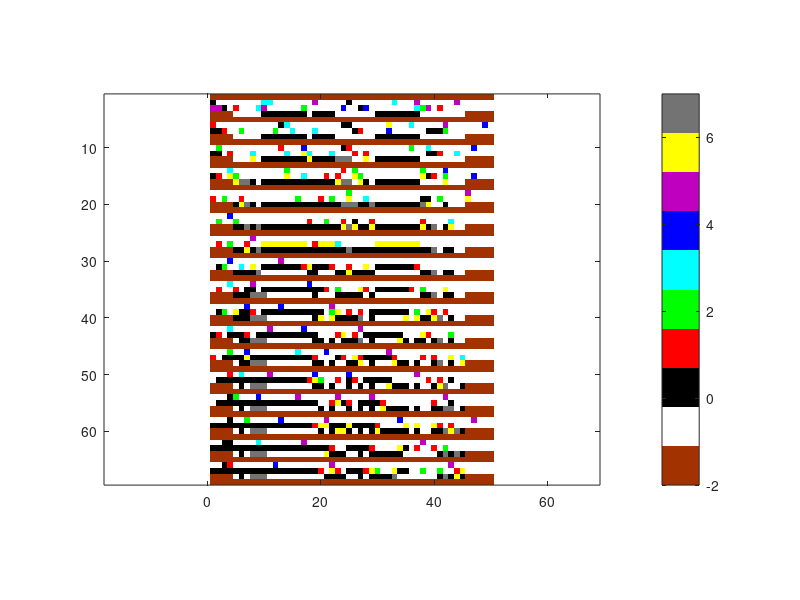
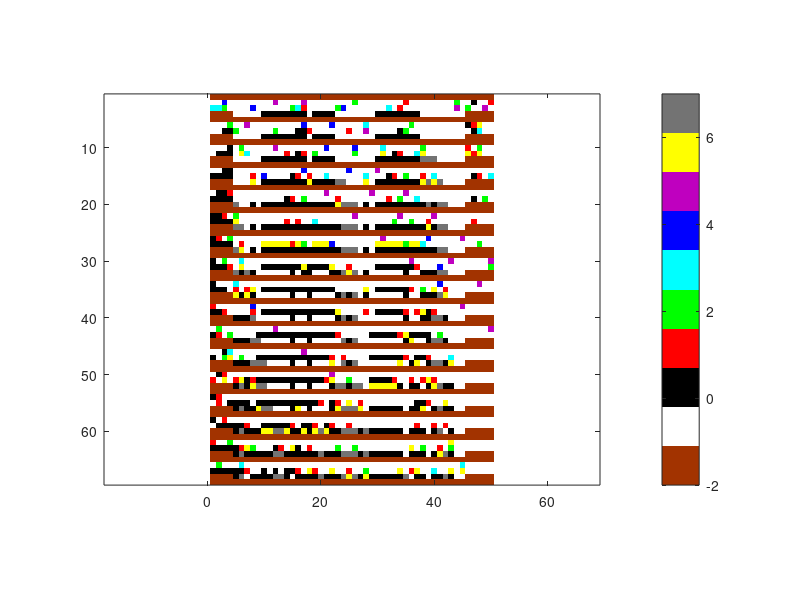
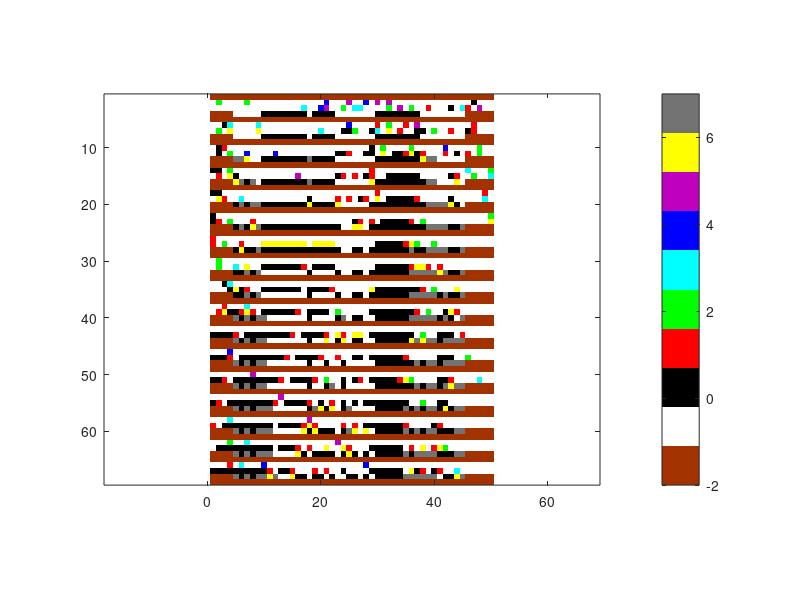
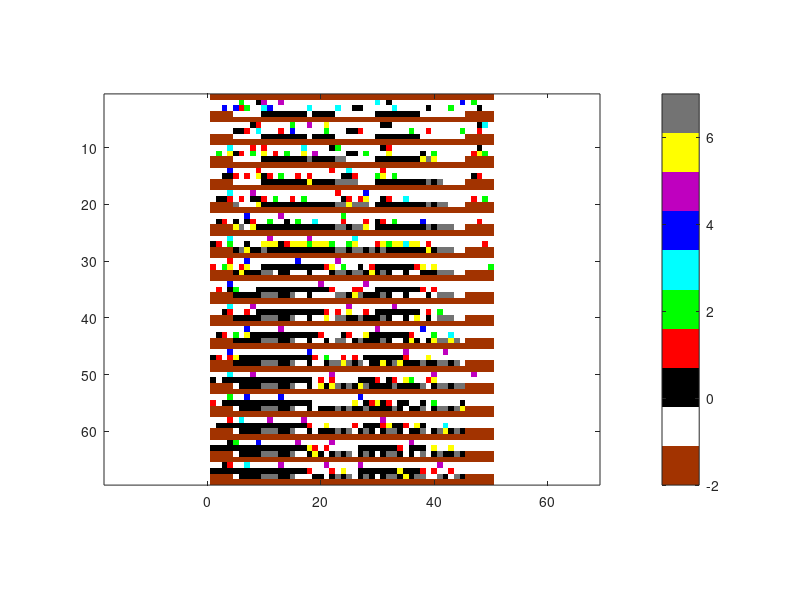

These figures' MATLAB source, in order:
clear;
clc;
X = importdata('test_data.txt');
mymap = [0.6350 0.2 0 %-2
     1 1 1 %-1
     0 0 0 %0
     1 0 0 %1                                                                                                                                                                                                                                                                                                                                                                                                                                                                                                                                                                                                                                                                   %1
     0 1 0 %2
     0 1 1 %3
     0 0 1 %4
     0.75 0 0.75 %5
     1 1 0 %6
     0.45 0.45 0.45]; %7
ch_slower_lane = 0.55;%chance of flashing to the right
max_prob_ch_hispe = 0.65;%chance of flashing to the left
new_car_prob = 0.8;%new cars
dec_prob = 0.25;%chance of decreasing speed
rand_park = 0.15;%random chance to park
first_park = 5;
last_park = 45;
chance_of_not_having_flag = 0.15;
max_parked = 5;%max time step that the car is parked 

cars1 = 8;
cars2 = 14;
for pub=1:5
full_road = zeros(65,60);
full_road(:,:) = -2;
lane(1:2,1:60) = -1;%initialize all lanes
if (0)
    lane(2,:) = X(:,1)';%initialize slow lane
else
    index_lane1 = randsample(50,cars1)';%random car positions on fast lane
    index_lane2 = randsample(50,cars2)';%random car positions on slow lane
    lane(1,index_lane1) = randi([0 5],1,cars1);%random speed of the cars at fast lane
    lane(2,index_lane2) = randi([0 5],1,cars2);%random speed of the cars at slow lane
end
if(pub == 1)
    [d,c] = size(lane);%init
end
par_slots = zeros(1,c);
steps_parked = zeros(1,c);%how many time steps each car has stayed parked
par_slots(1,:) = -2;
par_slots(1,first_park:last_park) = -1;
 par_slots(1,10:17)=0;
 par_slots(1,19:22)=0;
 par_slots(1,30:37)=0;
lane(3,:) = par_slots;
park_signals = zeros(d,c);
park_flags = zeros(1,c);
park_flags(1,first_park:last_park) = 0; 

%desire to park 
park_signals(1,index_lane1) = rand(1,cars1)/2;
park_signals(2,index_lane2) = rand(1,cars2)/2;

full_road(2,:) = lane(1,:);
full_road(3,:) = lane(2,:);
full_road(4,:) = lane(3,:);

[iter,~] = size(full_road);
full_road(iter+d+2,:) = -2;

for e=4:4:iter
    change_signals = zeros(d+1,c);%signals for changing lanes
    if ((lane(2,1) == -1) && (rand(1)>1-new_car_prob))%new cars
        lane(2,1) = 1;
        park_signals(2,1) = rand;
    end
    
    if ((lane(1,1) == -1) && (rand(1)>1-new_car_prob))%new cars
        lane(1,1) = 3;
        park_signals(1,1) = rand;
    end
    park_signals(park_signals>1) = 1;%if desire bigger that 1
    park_signals(park_signals<0) = -0.01;%if desire bigger that 1
    park_signals(:,51:60) = 0;
    lane(1:2,51:60) = -1;%clear cars after 50 index
    for j=c-10:-1:1
        for i=1:d
           moved = 0;
           speed = lane(i,j); %current speed of the car
           if(speed>=0)
              if(speed<5)
                  next_spot = j;
                  next_speed = speed;
                  
                  %Rule 1#acceleration
                  if(lane(i,j+1:j+speed+1)==-1)
                      lane(i,j) = -1;
                      lane(i,j+speed) = speed + 1;
                      next_speed = lane(i,j+speed);
                      next_spot = j+speed;
                      moved = 1;
                  end   
              end

              if(lane(i,j+1:j+speed)==-1)
                  lane(i,j) = -1;
                  lane(i,j+speed) = speed;
                  next_speed = lane(i,j+speed);
                  next_spot = j+speed;
                  moved = 1;
              end

              %Rule 2#breaking 
              if(moved)
                  if(max(lane(i,j+speed+1:j+speed+next_speed))~=-1)
                      found = 0;
                      count = 0;
                      for k=j+1+speed:j+speed+next_speed
                          count = count+1;
                          if((~found)&&(lane(i,k)>=0))
                              found = 1;
                              lane(i,j+speed) = count-1;
                              next_speed = count-1;
                              next_spot = j+speed;
                          end
                      end
                  end
              else
                  if(max(lane(i,j+1:j+speed))~=-1)
                      found = 0;
                      count = 0;
                      for k=j+1:j+speed
                          count = count+1;
                          if((~found)&&(lane(i,k)>=0))
                              found = 1;
                              lane(i,j) = -1;
                              lane(i,j+count-1) = 0;
                              next_speed = 0;
                              next_spot = j+count-1;
                          end
                      end
                  end
              end
              %Keeping track of the car that flagged the parking pos
              spot = find(park_flags == j);
              if(i==d & spot)
                  park_flags(spot) = next_spot;
                  %Stopping next to his flagged park spot
                  if(next_spot>=spot)
                      lane(i,spot) = 1;
                      lane(d+1,spot) = -1;
                      park_flags(spot) = 0; 
                      if(spot ~=next_spot)
                          lane(i,next_spot) = -1;
                      end
                  end
              end
              
           end
        end
    end
    %Move park values to new positions
    for i=1:d
        park_signals(i,find(lane(i,:)>=0)) = park_signals(i,find(park_signals(i,:)~=0));
        park_signals(i,find(lane(i,:)<0)) = 0;
    end

    %Rule3#random speed decrease
    decreased = 0;
    for j=c-10:-1:1      
        for i=1:d          
            rand_dec = lane(i,j);
            if(rand_dec>0 && rand_dec<=5)
                if ((lane(i,j) ~= -1) && (rand(1)>1-dec_prob))
                    lane(i,j) = rand_dec-1;
                    decreased = 1;
                end
            end
            if (decreased)
                rand_dec = rand_dec-1;
            end

            %Change desire to park for all cars
            if(rand_dec>=0 && park_signals(i,j)<1)%<1 bec if he already want to park he should stay commited in order to park
                if(rand_dec>3)
                    park_signals(i,j) = park_signals(i,j)-(0.55/rand_dec);
                else
                    park_signals(i,j) = park_signals(i,j)+0.4;
                end
            end
            
            %Signal indication for lane change
            if((i>1) && (rand_dec>0) && ((rand(1)*(rand_dec/5))>1-max_prob_ch_hispe))
                change_signals(i,j) = 1;%flashing to the left
             elseif((i<d) && (rand_dec>0) && (rand(1)*((6-rand_dec)/5)>1-ch_slower_lane))
                change_signals(i,j) = -1;%flashing to the right
            end       
            %Signal indication for cars that want to park
            if(park_signals(i,j) >= 1)
                change_signals(i,j) = -1;
            end
        end 
        %Signal indication for unparking cars
        idx_unpark = find(steps_parked(1,:) >= 5);
        change_signals(d+1,idx_unpark) = 1;
    end
    
    
    %cars that haven't acquired the flag system
    idx_park = find(park_signals(d,1:last_park)>=1);
    exclude_already_flagged = park_flags(find(park_flags~=0));
    park_spot = lane(d+1,idx_park) == 7;
    park_temp = idx_park(park_spot);
    park_temp = setdiff(park_temp,exclude_already_flagged);
    
    for s=1:length(park_temp)
        %if it's true the car steals the flagged position
        if(1)
            %find the new indexes for the cars who had already flagged
            mask = find(park_flags~=0);
            mask = mask(find(mask==park_temp(s)):end);
            %taking the flags of the car and after
            moving_flags = exclude_already_flagged(find(exclude_already_flagged==park_flags(1,park_temp(s))):end);
            park_flags(mask) = 0;
            lane(d+1,mask) = -1;
            %Showing the spot that is taken is unavailable
            lane(d+1,park_temp(s)) = 0;
            for re=1:length(mask)
                new_flag = find(lane(d+1,mask(re):end)==-1,1)+mask(re)-1;
                if(new_flag<=last_park)
                    park_flags(new_flag) = moving_flags(re);
                    lane(d+1,new_flag) = 7;
                    if(new_flag~=mask(re))
                        fprintf ('Someone took your parking spot move to new spot:%d \n',new_flag);
                    end
                else
                    fprintf ('Unfortunately someone took your parking spot and we cant find new pos near\n');
                end
            end
            %Returning in it to -1 in order to park the car that stole the flag
            lane(d+1,park_temp(s)) = -1;
        end
    end
    
    temp = lane;
    
    %flash switching and lane changing 
    for i=1:d+1
        if(i<d+1)
            idx_l = find(change_signals(i+1,:)==1);%spots that cars want to flash left
            vac_sp_l = lane(i,idx_l)==-1;% checking which of these spots are occupied
            temp(i,idx_l(vac_sp_l)) = 6;%number 6 is flashing color for imagesc
            lane(i,idx_l(vac_sp_l)) = lane(i+1,idx_l(vac_sp_l));%car going to the left
            lane(i+1,idx_l(vac_sp_l)) = -1;
            change_signals(i+1,idx_l(vac_sp_l)) = 0;%switching off flash
            if(i<d)
                park_signals(i,idx_l(vac_sp_l)) = park_signals(i+1,idx_l(vac_sp_l));
                park_signals(i+1,idx_l(vac_sp_l)) = 0;
            end
            if(i == d)
                park_signals(i,idx_l(vac_sp_l)) = rand(1,sum(vac_sp_l))/5;%giving new park variables
                steps_parked(idx_l(vac_sp_l)) = 0;
            end
        end
        if(i>=2)
            idx_r = find(change_signals(i-1,:)==-1);%spots that cars want to flash right
            vac_sp_r = lane(i,idx_r)==-1;
            temp(i,idx_r(vac_sp_r)) = 6;
            if(i == d+1)
                park_signals(i-1,idx_r(vac_sp_r)) = 0;%make zero the desire to park after parking
                lane(i,idx_r(vac_sp_r)) = 0;%car stoped
            else
                lane(i,idx_r(vac_sp_r)) = lane(i-1,idx_r(vac_sp_r));
                park_signals(i,idx_r(vac_sp_r)) = park_signals(i-1,idx_r(vac_sp_r));
                park_signals(i-1,idx_r(vac_sp_r)) = 0;
            end
            lane(i-1,idx_r(vac_sp_r)) = -1;
            change_signals(i-1,idx_r(vac_sp_r)) = 0;
        end
    end
    
    idx_park = find(park_signals(d,1:last_park)>=1);
    exclude_already_flagged = park_flags(find(park_flags~=0));
    park_spot = lane(d+1,idx_park) == -1;
    park_temp = idx_park(~park_spot);
    park_temp = setdiff(park_temp,exclude_already_flagged);
    
    %Put flag for cars that didnt find parking right next to them
    for s=length(park_temp):-1:1
        temp_idx = find(lane(d+1,park_temp(s)+1:end) == -1,1)+park_temp(s);
        park_flags(1,temp_idx) =  park_temp(s);%Reserving spot for the particular car
        temp(d+1,temp_idx) = 7;
        lane(d+1,temp_idx) = 7;
    end
    
    %Increase time steps for each car parked
    idx_dur = find(lane(d+1,:) == 0);
    steps_parked(idx_dur) = steps_parked(idx_dur)+1;
    
    %copy lane to time diagram for testing on each step
    full_road(e+d:e+d+2,:) = temp(1:d+1,:);
    
%     drawnow;
%     figure
%     imagesc(full_road(:,1:50));
%     colormap(mymap); axis equal;
%     colorbar
%     caxis([-2 7])
end
%plot lane-time
figure
imagesc(full_road(:,1:50));
colormap(mymap); axis equal;
colorbar
caxis([-2 7])
end